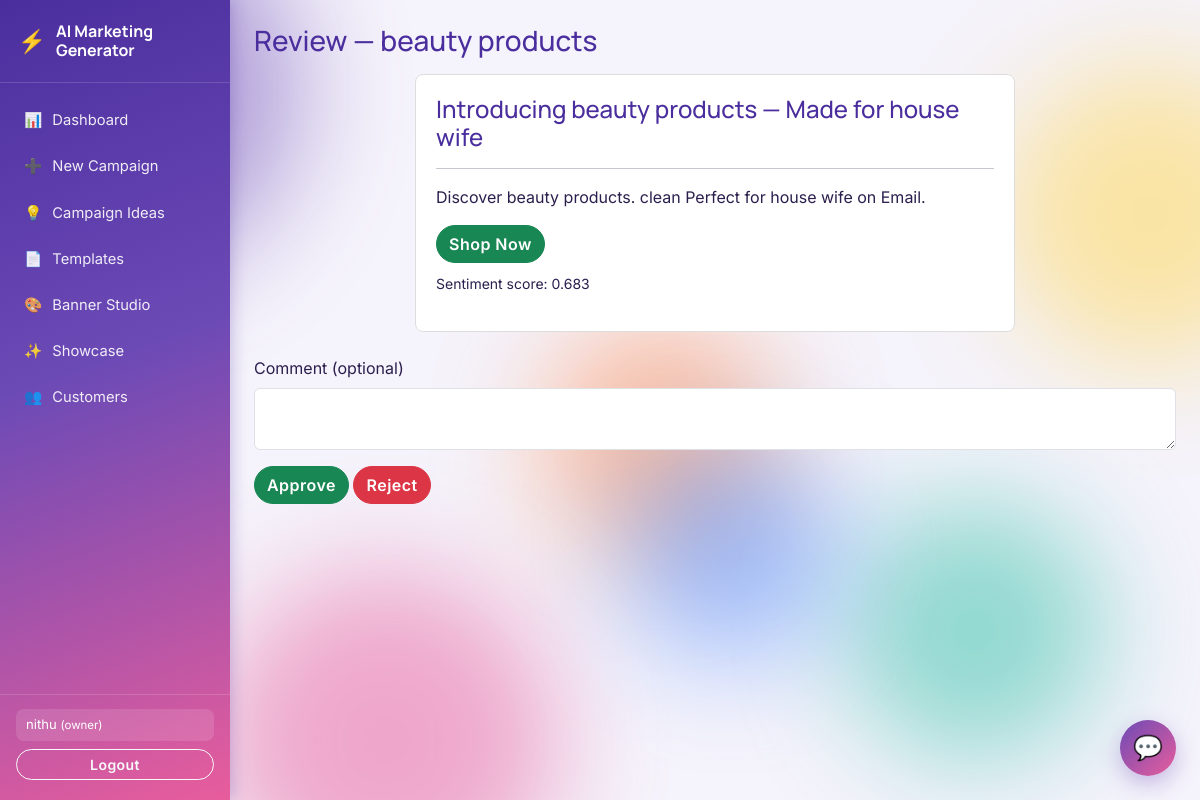
The page /manager/review/1 (signed in) on the database its author committed.
### models.py (models this page shows)
class User(db.Model, UserMixin):
    id = db.Column(db.Integer, primary_key=True)
    username = db.Column(db.String(100), unique=True, nullable=False)
    password = db.Column(db.String(200), nullable=False)
    role = db.Column(db.String(20), nullable=False)  # 'owner' or 'manager'
    email = db.Column(db.String(150))
    phone_number = db.Column(db.String(20))
    is_verified = db.Column(db.Boolean, default=False)
    otp_code = db.Column(db.String(6))
    otp_expiry = db.Column(db.DateTime)

class Campaign(db.Model):
    id = db.Column(db.Integer, primary_key=True)
    owner_id = db.Column(db.Integer, db.ForeignKey('user.id'), nullable=False)
    product_name = db.Column(db.String(150), nullable=False)
    description = db.Column(db.Text, nullable=False)
    target_audience = db.Column(db.String(150))
    platform = db.Column(db.String(50))
    goal = db.Column(db.String(100))
    tone = db.Column(db.String(50))
    marketing_type = db.Column(db.String(50))
    language = db.Column(db.String(20), default='English')
    content_mode = db.Column(db.String(20), default='AI')  # 'AI' or 'Template'
    banner_headline = db.Column(db.String(200))
    banner_subtext = db.Column(db.String(200))
    status = db.Column(db.String(20), default='Draft')
    created_at = db.Column(db.DateTime, default=datetime.utcnow)
    variations = db.relationship('ContentVariation', backref='campaign', lazy=True, cascade="all, delete-orphan")
    approval = db.relationship('Approval', backref='campaign', uselist=False, cascade="all, delete-orphan")

class ContentVariation(db.Model):
    id = db.Column(db.Integer, primary_key=True)
    campaign_id = db.Column(db.Integer, db.ForeignKey('campaign.id'), nullable=False)
    headline = db.Column(db.String(200))
    caption = db.Column(db.Text)
    cta = db.Column(db.String(100))
    sentiment_score = db.Column(db.Float)
    is_recommended = db.Column(db.Boolean, default=False)

### app.py (the view)
@app.route('/manager/review/<int:campaign_id>')
@login_required
def review_campaign(campaign_id):
    campaign = Campaign.query.get_or_404(campaign_id)
    selected = ContentVariation.query.filter_by(campaign_id=campaign.id, is_recommended=True).first()
    return render_template('review_campaign.html', campaign=campaign, selected=selected)

### app.py (called while the page is built)
@login_manager.user_loader
def load_user(user_id):
    return User.query.get(int(user_id))

### templates/review_campaign.html (shortened to what this page needs)
{% extends 'base.html' %}
{% block content %}
<h3 class="mb-3">Review — {{ campaign.product_name }}</h3>
{% if selected %}
<div class="email-preview mb-4">
    <h4>{{ selected.headline }}</h4>
    <hr>
    <p>{{ selected.caption }}</p>
    <button class="btn btn-success">{{ selected.cta }}</button>
    <p class="mt-2"><small>Sentiment score: {{ selected.sentiment_score }}</small></p>
</div>
{% endif %}
<form method="POST" action="{{ url_for('decide_campaign', campaign_id=campaign.id) }}">
    <div class="mb-3">
        <label class="form-label">Comment (optional)</label>
        <textarea name="comment" class="form-control" rows="2"></textarea>
    </div>
    <button type="submit" name="decision" value="Approved" class="btn btn-success">Approve</button>
    <button type="submit" name="decision" value="Rejected" class="btn btn-danger">Reject</button>
</form>
{% endblock %}

### templates/base.html (shortened to what this page needs)
<!DOCTYPE html>
<html lang="en">
<head>
    <link href="https://cdn.jsdelivr.net/npm/bootstrap@5.3.0/dist/css/bootstrap.min.css" rel="stylesheet">
    <link rel="stylesheet" href="{{ url_for('static', filename='css/style.css') }}">
</head>
<body>
<div class="bg-blobs" aria-hidden="true">
    <span class="blob blob-1"></span>
    <span class="blob blob-2"></span>
    <span class="blob blob-3"></span>
    <span class="blob blob-4"></span>
    <span class="blob blob-6"></span>
</div>
<div class="app-shell">
    {% if current_user.is_authenticated %}
    <aside class="sidebar">
        <div class="sidebar-brand">
            <span class="brand-mark">⚡</span>
            <span class="brand-text">AI Marketing<br>Generator</span>
        </div>
        <nav class="sidebar-nav">
            <a href="{{ url_for('owner_dashboard') if current_user.role == 'owner' else url_for('manager_dashboard') }}"><span>📊</span> Dashboard</a>
            <a href="{{ url_for('campaign_input') }}"><span>➕</span> New Campaign</a>
            <a href="{{ url_for('campaign_ideas') }}"><span>💡</span> Campaign Ideas</a>
            <a href="{{ url_for('templates_gallery') }}"><span>📄</span> Templates</a>
            {% if current_user.role == 'owner' %}
            <a href="{{ url_for('banner_studio') }}"><span>🎨</span> Banner Studio</a>
            {% endif %}
            <a href="{{ url_for('showcase') }}"><span>✨</span> Showcase</a>
            {% if current_user.role == 'owner' %}
            <a href="{{ url_for('manage_customers') }}"><span>👥</span> Customers</a>
            {% endif %}
        </nav>
        <div class="sidebar-footer">
            <div class="user-chip">{{ current_user.username }} <small>({{ current_user.role }})</small></div>
            <a href="{{ url_for('logout') }}" class="btn btn-sm btn-outline-light w-100 mt-2">Logout</a>
        </div>
    </aside>
    <div id="askAiWidget">
        <button id="askAiToggle" type="button" aria-label="Ask AI marketing helper">💬</button>
    </div>
    {% else %}
    <div class="guest-topbar">
        <span class="brand-mark">⚡</span> AI Marketing Generator
    </div>
    {% endif %}
    <div class="main-area">
        <div class="container-fluid mt-4 px-4">
            {% block content %}{% endblock %}
        </div>
    </div>
</div>
</body>
</html>

### static/css/style.css (style rules this page uses)
:root { --brand-purple: #6C4AB6; --brand-purple-dark: #4B2E9E; --brand-purple-light: #EEE8FB; --brand-accent: #FFD54F; --brand-pink: #E85D9C; --brand-teal: #2FBFA6; --brand-orange: #FF8A4C; --brand-blue: #4C8CFF; }
body { background-color: #f5f3fb; font-family: 'Inter', sans-serif; color: #2b1f4d; min-height: 100vh; overflow-x: hidden; }
.bg-blobs { position: fixed; inset: 0; z-index: 0; overflow: hidden; pointer-events: none; }
.blob { position: absolute; border-radius: 50%; filter: blur(55px); opacity: 0.5; }
.blob-1 { width: 380px; height: 380px; top: -100px; left: -80px; background: var(--brand-purple); animation: floatBlob1 16s ease-in-out infinite; }
.blob-2 { width: 300px; height: 300px; top: 8%; right: -100px; background: var(--brand-accent); animation: floatBlob2 20s ease-in-out infinite; }
.blob-3 { width: 340px; height: 340px; bottom: -110px; left: 18%; background: var(--brand-pink); animation: floatBlob3 18s ease-in-out infinite; }
.blob-4 { width: 260px; height: 260px; bottom: 5%; right: 8%; background: var(--brand-teal); animation: floatBlob1 22s ease-in-out infinite reverse; }
.blob-6 { width: 220px; height: 220px; top: 55%; right: 30%; background: var(--brand-blue); animation: floatBlob3 19s ease-in-out infinite; }
nav, main, .container, .app-shell { position: relative; z-index: 1; }
.app-shell { display: flex; min-height: 100vh; }
.sidebar { width: 230px; flex-shrink: 0; background: linear-gradient(160deg, var(--brand-purple-dark) 0%, var(--brand-purple) 45%, var(--brand-pink) 100%); color: #fff; display: flex; flex-direction: column; position: sticky; top: 0; height: 100vh; box-shadow: 3px 0 14px rgba(75, 46, 158, 0.25); }
.sidebar-brand { display: flex; align-items: center; gap: 10px; padding: 22px 18px; font-family: 'Manrope', sans-serif; font-weight: 700; font-size: 1rem; border-bottom: 1px solid rgba(255,255,255,0.15); line-height: 1.2; }
.brand-mark { font-size: 1.4rem; }
.sidebar-nav { flex: 1; padding: 16px 10px; display: flex; flex-direction: column; gap: 4px; }
.sidebar-nav a { color: rgba(255,255,255,0.9); text-decoration: none; padding: 10px 14px; border-radius: 10px; font-size: 0.92rem; display: flex; align-items: center; gap: 10px; transition: background 0.15s ease, transform 0.1s ease; }
.sidebar-footer { padding: 14px 16px 20px; border-top: 1px solid rgba(255,255,255,0.15); }
.user-chip { font-size: 0.82rem; background: rgba(255,255,255,0.12); padding: 6px 10px; border-radius: 8px; }
.main-area { flex: 1; min-width: 0; }
h1, h2, h3, h4, h5 { font-family: 'Manrope', 'Inter', sans-serif; color: var(--brand-purple-dark); }
.float-heading, h3.mb-1, h3.mb-3 { animation: floatText 3.5s ease-in-out infinite; }
.email-preview { background: #fff; border: 1px solid #ddd; border-radius: 8px; padding: 20px; max-width: 600px; margin: auto; }
.btn { border-radius: 999px; font-weight: 600; letter-spacing: 0.03em; }
#askAiWidget { position: fixed; bottom: 24px; right: 24px; z-index: 50; }
#askAiToggle { width: 56px; height: 56px; border-radius: 50%; background: linear-gradient(135deg, var(--brand-purple), var(--brand-pink)); color: #fff; border: none; font-size: 24px; box-shadow: 0 8px 22px rgba(108, 74, 182, 0.35); cursor: pointer; }

### rows shown on the page
User: username "nithu", role "owner"
Campaign: product_name "beauty products"
ContentVariation: headline "Introducing beauty products — Made for house wife", caption "Discover beauty products. clean Perfect for house wife on Email.", cta "Shop Now", sentiment_score "0.683"
